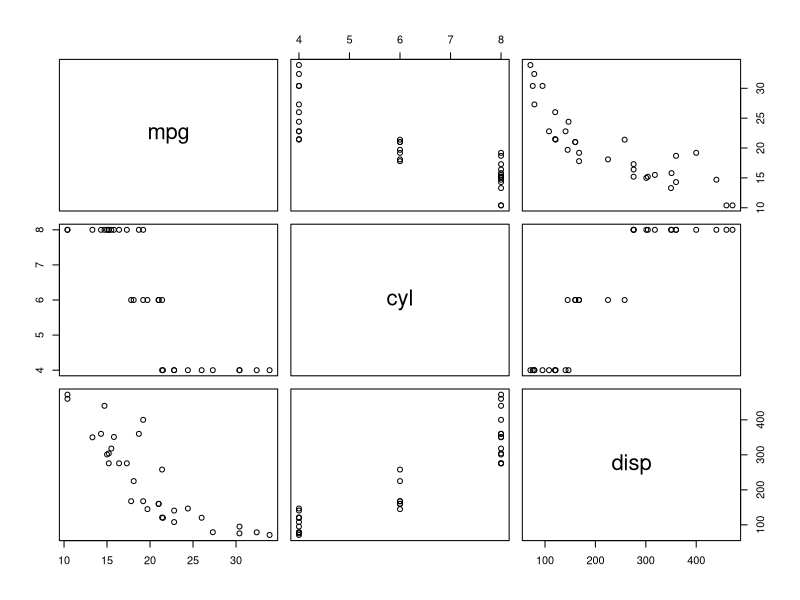
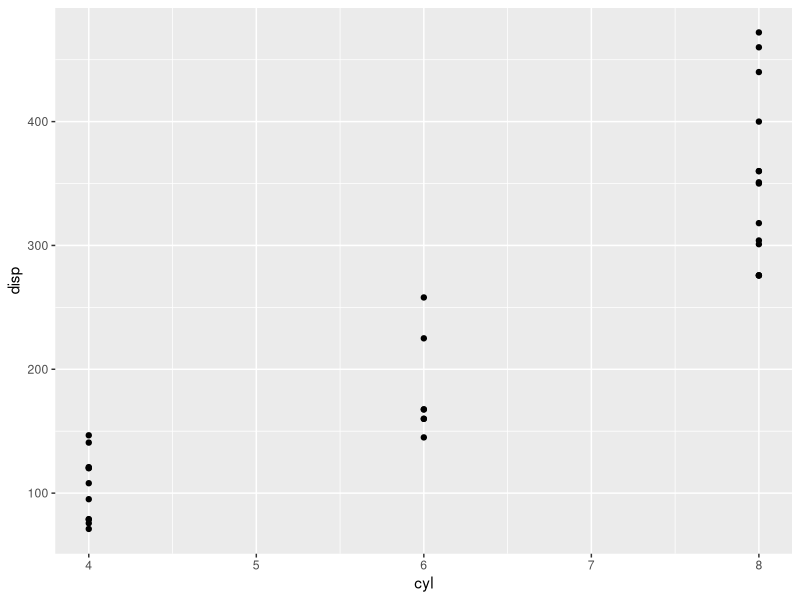

These charts were generated, in order, by the following R code:
## ---- chunk 1
knitr::kable(head(mtcars))
## ---- chunk 2
plot(mtcars[1:3])
## ---- chunk 3
library(ggplot2)
ggplot(mtcars, aes(x=cyl, y = disp)) + geom_point()
